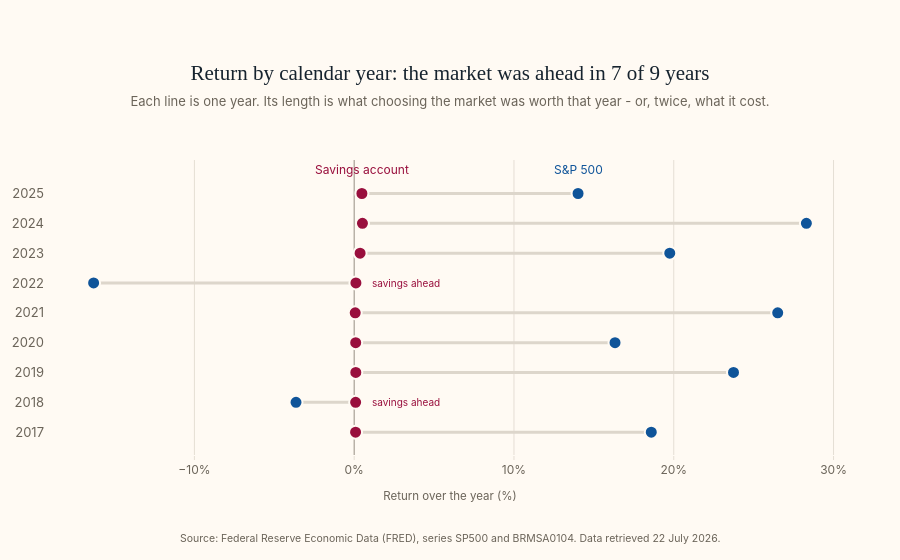

This figure's notebook cell:
### Markdown cell above
## Finding 2 - year by year

### Code cell
annual = monthly.copy()
annual["year"] = [d[:4] for d in annual.index]
annual = annual.loc[~annual["year"].isin(["2016", "2026"])]

# Compound the months inside each year, then express the result in percent.
yearly = annual.groupby("year").apply(
    lambda g: (1 + g[["SP500", "BRMSA0104"]] / 100).prod() * 100 - 100,
    include_groups=False,
)

years = yearly.index.tolist()
won = (yearly["SP500"] > yearly["BRMSA0104"]).sum()
lost = [y for y in years if yearly.loc[y, "SP500"] < yearly.loc[y, "BRMSA0104"]]

fig = go.Figure()

# The connectors, drawn first so the dots sit on top of them. One trace with
# None between each pair keeps this to a single trace instead of nine shapes -
# and unlike shapes, a scatter trace places itself correctly on a category axis.
link_x, link_y = [], []
for yr in years:
    link_x += [yearly.loc[yr, "BRMSA0104"], yearly.loc[yr, "SP500"], None]
    link_y += [yr, yr, None]

fig.add_trace(go.Scatter(x=link_x, y=link_y, mode="lines", hoverinfo="skip",
                         line=dict(color="#ddd6cb", width=3), showlegend=False))

for name, col, color in [("Savings account", "BRMSA0104", SAVINGS),
                         ("S&P 500", "SP500", MARKET)]:
    fig.add_trace(go.Scatter(
        x=yearly[col], y=years, mode="markers", name=name,
        marker=dict(color=color, size=13, line=dict(color=PAPER, width=2)),
        hovertemplate="%{y}: %{x:.2f}%<extra>" + name + "</extra>",
    ))

# Name the two series once, above the top row, instead of carrying a legend.
# On a category axis an annotation is placed by position, not by the label, and
# the axis runs bottom-up, so the top row is the last position.
top = len(years) - 1
for name, col, color in [("S&P 500", "SP500", MARKET),
                         ("Savings account", "BRMSA0104", SAVINGS)]:
    fig.add_annotation(x=yearly.loc[years[-1], col], y=top, text=name,
                       showarrow=False, yshift=24,
                       font=dict(color=color, size=12))

# The two years the gap runs the other way.
for yr in lost:
    fig.add_annotation(x=yearly.loc[yr, "BRMSA0104"], y=years.index(yr),
                       text="savings ahead", showarrow=False,
                       xshift=14, xanchor="left",
                       font=dict(size=10, color=SAVINGS))

fig.update_layout(
    title=dict(
        text=f"Return by calendar year: the market was ahead in {won} of {len(years)} years",
        subtitle=dict(
            text="Each line is one year. Its length is what choosing the market "
                 "was worth that year - or, twice, what it cost.",
            font=dict(family=SANS, size=13, color=MUTED)),
    ),
    height=560, showlegend=False,
    margin=dict(l=25, r=45, t=160, b=105),
)
fig.update_yaxes(type="category", side="left",
                 showgrid=False, ticks="", title_text=None,
                 tickfont=dict(size=13, color=MUTED))
fig.update_xaxes(title_text="Return over the year (%)", ticksuffix="%",
                 showgrid=True, gridcolor=GRID, showline=False,
                 zeroline=True, zerolinecolor="#a8a095", zerolinewidth=1.2)

press_frame(fig)
export(fig, "finding2-by-year")

fig.show()

yearly.round(2)

### Figure 1 — Plotly figure (JSON) as saved in the notebook; plotly's stock layout.template omitted (floating-point values rounded to 4 significant figures)
{"data": [{"hoverinfo": "skip", "line": {"color": "#ddd6cb", "width": 3}, "mode": "lines", "showlegend": false, "type": "scatter", "x": [0.08603, 18.59, null, 0.09004, -3.642, null, 0.09988, 23.74, null, 0.09367, 16.32, null, 0.06335, 26.51, null, 0.1071, -16.31, null, 0.3693, 19.75, null, 0.5163, 28.3, null, 0.4811, 14.01, null], "y": ["2017", "2017", null, "2018", "2018", null, "2019", "2019", null, "2020", "2020", null, "2021", "2021", null, "2022", "2022", null, "2023", "2023", null, "2024", "2024", null, "2025", "2025", null]}, {"hovertemplate": "%{y}: %{x:.2f}%<extra>Savings account</extra>", "marker": {"color": "#990f3d", "line": {"color": "#fffaf3", "width": 2}, "size": 13}, "mode": "markers", "name": "Savings account", "type": "scatter", "x": [0.08603, 0.09004, 0.09988, 0.09367, 0.06335, 0.1071, 0.3693, 0.5163, 0.4811], "y": ["2017", "2018", "2019", "2020", "2021", "2022", "2023", "2024", "2025"]}, {"hovertemplate": "%{y}: %{x:.2f}%<extra>S&P 500</extra>", "marker": {"color": "#0f5499", "line": {"color": "#fffaf3", "width": 2}, "size": 13}, "mode": "markers", "name": "S&P 500", "type": "scatter", "x": [18.59, -3.642, 23.74, 16.32, 26.51, -16.31, 19.75, 28.3, 14.01], "y": ["2017", "2018", "2019", "2020", "2021", "2022", "2023", "2024", "2025"]}], "layout": {"annotations": [{"font": {"color": "#0f5499", "size": 12}, "showarrow": false, "text": "S&P 500", "x": 14.01, "y": 8, "yshift": 24}, {"font": {"color": "#990f3d", "size": 12}, "showarrow": false, "text": "Savings account", "x": 0.4811, "y": 8, "yshift": 24}, {"font": {"color": "#990f3d", "size": 10}, "showarrow": false, "text": "savings ahead", "x": 0.09004, "xanchor": "left", "xshift": 14, "y": 1}, {"font": {"color": "#990f3d", "size": 10}, "showarrow": false, "text": "savings ahead", "x": 0.1071, "xanchor": "left", "xshift": 14, "y": 5}, {"font": {"color": "#6b6459", "size": 10.5}, "showarrow": false, "text": "Source: Federal Reserve Economic Data (FRED), series SP500 and BRMSA0104. Data retrieved 22 July 2026.", "x": 0.5, "xanchor": "center", "xref": "paper", "y": -0.2542, "yanchor": "top", "yref": "paper"}], "height": 560, "margin": {"b": 105, "l": 25, "r": 45, "t": 160}, "showlegend": false, "title": {"subtitle": {"font": {"color": "#6b6459", "family": "Inter, -apple-system, Segoe UI, Helvetica, Arial, sans-serif", "size": 13}, "text": "Each line is one year. Its length is what choosing the market was worth that year - or, twice, what it cost."}, "text": "Return by calendar year: the market was ahead in 7 of 9 years"}, "xaxis": {"gridcolor": "#e5ded4", "showgrid": true, "showline": false, "ticksuffix": "%", "title": {"text": "Return over the year (%)"}, "zeroline": true, "zerolinecolor": "#a8a095", "zerolinewidth": 1.2}, "yaxis": {"showgrid": false, "side": "left", "tickfont": {"color": "#6b6459", "size": 13}, "ticks": "", "type": "category"}}}
